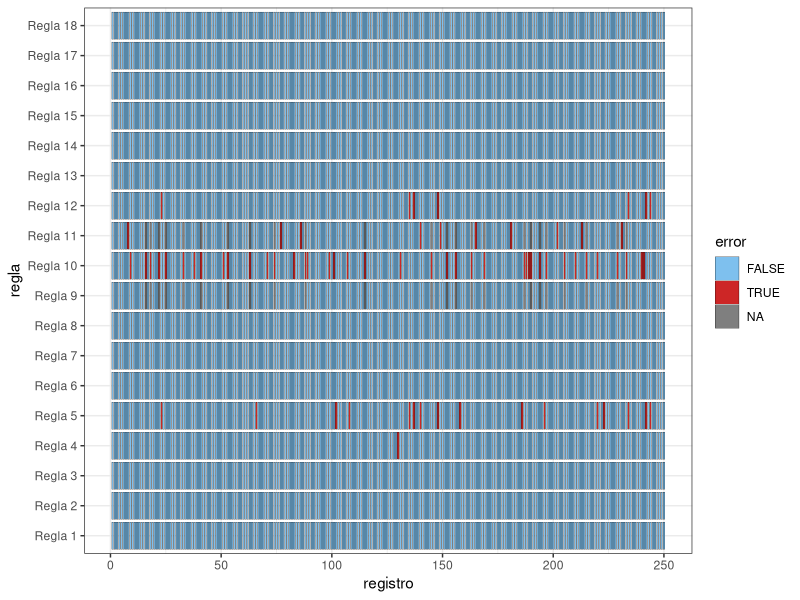
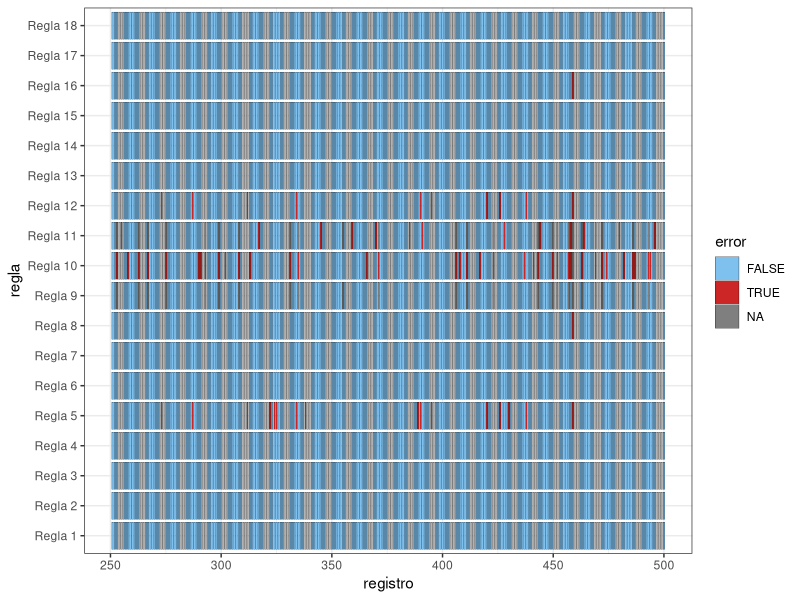
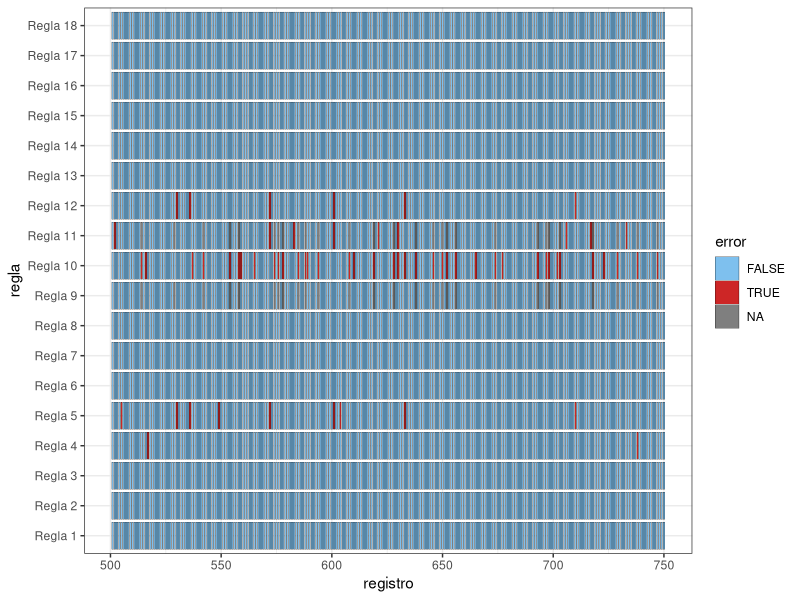
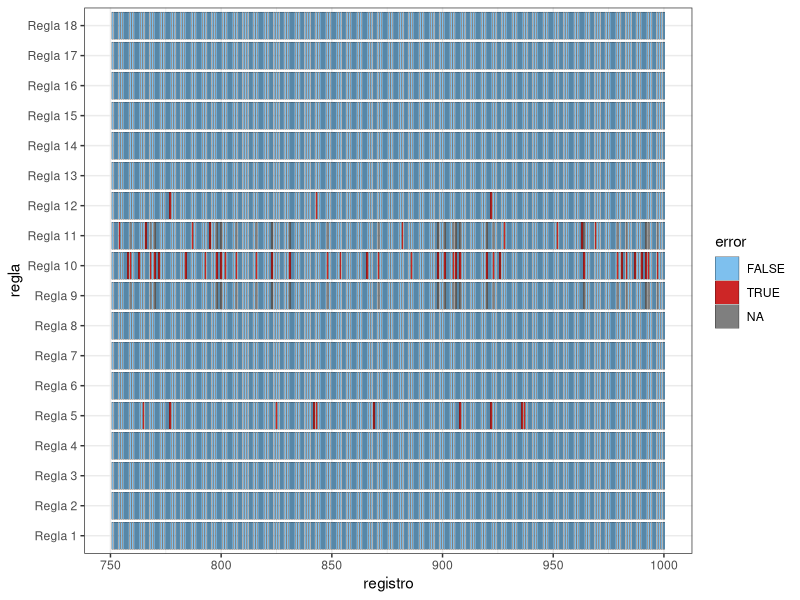
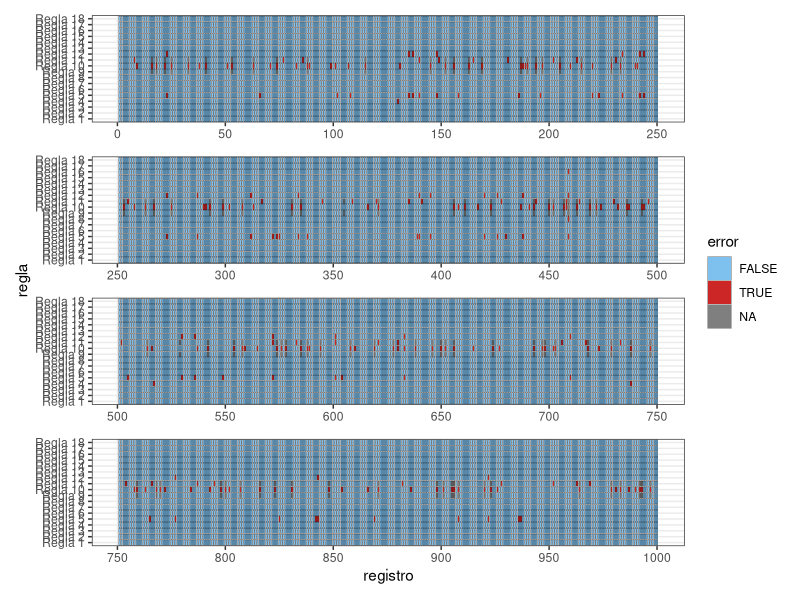

Source code (R) for these figures, in order:
library(dplyr)
library(stringr)
library(lubridate)
library(readxl)
library(patchwork)
library(egg)

datos <- read_xlsx("Archivos/adm.xlsx") |> 
  mutate(id = 1:n())


reglas <-  tribble(
  ~id,  ~desc,                                      ~cond,          
  "Regla 1", "pais fuera de la lista",                   "!(countrycode %in% c(4, 11, 14, 23, 31, 48, 54, 65, 72, 97))",
  "Regla 2", "ID en formato DD/MM/YYYY-AA",              "stringr::str_detect(patientid,pattern = '^[:digit:]{2}/[:digit:]{2}/[:digit:]{4}-[:upper:]{2}$', negate = T) | is.na(dmy(substr(patientid,1,10),quiet = T))",
  "Regla 3", "Fecha de entrevista en formato DD/MM/YYYY","stringr::str_detect(interview,pattern = '^[:digit:]{2}/[:digit:]{2}/[:digit:]{4}$', negate = T) | is.na(dmy(interview,quiet = T))",
  "Regla 4", "Fechas congruentes(edad > 18)",            "as.numeric(dmy(interview,quiet = T) - dmy(substr(patientid,1,10),quiet = T))/365 < 18",
  "Regla 5", "Grupo étnico entre las opciones",          "!(ethnicgroup %in% c(1,2,3,4))",
  "Regla 6", "Elegible SCR dentro de opciones",          "!(scr %in% c(1,2))",
  "Regla 7", "Elegible USSCR dentro de opciones",        "!(usscr %in% c(1,2))",
  "Regla 8", "Consentimiento dentro de opciones",        "!(consent %in% c(1,2))",
  "Regla 9", "Número del sujeto en el formato adecuado", "stringr::str_detect(subjectnumber,pattern = '^[:digit:]{9}$', negate = T)",
  #Regla "r10", "Enrolamiento correcto",                   "scr != 2 | usscr != 2 | consent != 2",
  "Regla 10", "Enrolamiento correcto",                   "((scr == 1 | usscr == 1 | consent == 1) & !is.na(subjectnumber)) | ((scr == 2 & usscr == 2 & consent == 2) & is.na(subjectnumber))" ,
  #Regla "r11", "Número del sujeto correcto",              "substr(subjectnumber, 1, 3) != paste0(0,countrycode) & substr(subjectnumber, 1, 3) != paste0(0, 0, countrycode)",
  "Regla 11", "Número del sujeto correcto",              "as.numeric(substr(subjectnumber, 1, 3)) != countrycode",
  "Regla 12", "Grupo étnico respondido",                 "is.na(ethnicgroup)",
  #Regla "r13", "Número del sujeto completado",            "is.na(subjectnumber)",
  "Regla 13", "Código de país completado",               "is.na(countrycode)",
  "Regla 14", "scr completado",                          "is.na(scr)",
  "Regla 15", "usscr completado",                        "is.na(usscr)",
  "Regla 16", "consent completado",                      "is.na(consent)",
  "Regla 17", "ID pasiente completado",                  "is.na(patientid)",
  "Regla 18", "Fecha de entrevista completada",          "is.na(interview)"
  )




# ==============================================================================
#                                   VALIDACIÓN
# ==============================================================================

# Funcion validador()
# argumentos:
# - datos: conjunto de validacion
# - id : nombre de la columna en (datos) con el identificador
# - cond : nombre de la columna en (datos) con la condicion
# salida: vector nombrado
validador <- function(datos, id, cond){
  reglas <- datos[[cond]]
  names(reglas) <- datos[[id]]
  reglas
}

# Funcion validar()
# argumentos:
# - datos : conjunto de datos a validar
# - id : nombre de la columna en (datos) con el identificador
# - validador: salida de validador()
# salida: tibble con el resultado de la validación
validar <- function(datos, id, validador){
  sapply(
    validador,
    function(x) eval(parse(text = x), datos)
  ) |>
    dplyr::as_tibble() |>
    dplyr::mutate(registro = datos[[id]], .before = 0)
}


validacion <-  validar(datos, "id", validador(reglas, "id", "cond"))




# GRÁFICO (a modo ilustrativo)
# 1ro: se pasa a formato largo
validacion_largo <-  tidyr::pivot_longer(validacion, -registro, names_to = "regla", values_to = "error") |> 
  mutate(regla = factor(regla,levels = reglas$id))

# 2do: se grafica
library(ggplot2)
g1 <- ggplot(validacion_largo[1:4500,])+
  aes(x = registro, y = regla, fill = error)+
  geom_tile(width = 0.7, height = .9, color = "black")+
  scale_fill_manual(values = c("skyblue2","firebrick3","gray"))+
  theme_bw()
g2 <- ggplot(validacion_largo[4501:9000,])+
  aes(x = registro, y = regla, fill = error)+
  geom_tile(width = 0.7, height = .9, color = "black")+
  scale_fill_manual(values = c("skyblue2","firebrick3","gray"))+
  theme_bw()
g3 <- ggplot(validacion_largo[9001:13500,])+
  aes(x = registro, y = regla, fill = error)+
  geom_tile(width = 0.7, height = .9, color = "black")+
  scale_fill_manual(values = c("skyblue2","firebrick3","gray"))+
  theme_bw()
g4 <- ggplot(validacion_largo[13501:18000,])+
  aes(x = registro, y = regla, fill = error)+
  geom_tile(width = 0.7, height = .9, color = "black")+
  scale_fill_manual(values = c("skyblue2","firebrick3","gray"))+
  theme_bw()


Grafico <- g1 + g2 + g3 + g4 + plot_layout(ncol = 1, guides = "collect", axes = "collect")

# RESULTADOS

# 1) Participantes limpios

validacion_largo |>
  filter(error) |>
  distinct(registro) |>
  count()
# Hay 239 individuos con inconsistencias -> hay, en este caso, 761 limpios

# 2) Partipantes "sucios"
# Con el código anterior vemos que se tienen 239 individuos con inconsistencias; 
# vemos quiénes son esos individuos:

kableExtra::kable(validacion_largo |>
                    filter(error) |>
                    count(registro)) 

# 3) Inconsistencias más frecuentes

kableExtra::kable(validacion_largo |>
                    filter(error) |>
                    count(regla) |> 
                    arrange(-n) |> 
                    `colnames<-`(c("Regla", "N° de individuos"))) 

# 4) Campos con más inconsistencias


validacion_largo <- validacion_largo |>
  mutate(campo = rep(c(rep("Rango", times = 9), 
                   rep("Consistencia", times = 2),
                   rep("Existencia", times = 7)), times = 18000/18))


kableExtra::kable(validacion_largo |>
                    filter(error) |>
                    count(campo) |>
                    arrange(-n) |> 
                    `colnames<-`(c("Campo", "N° de errores"))) 
